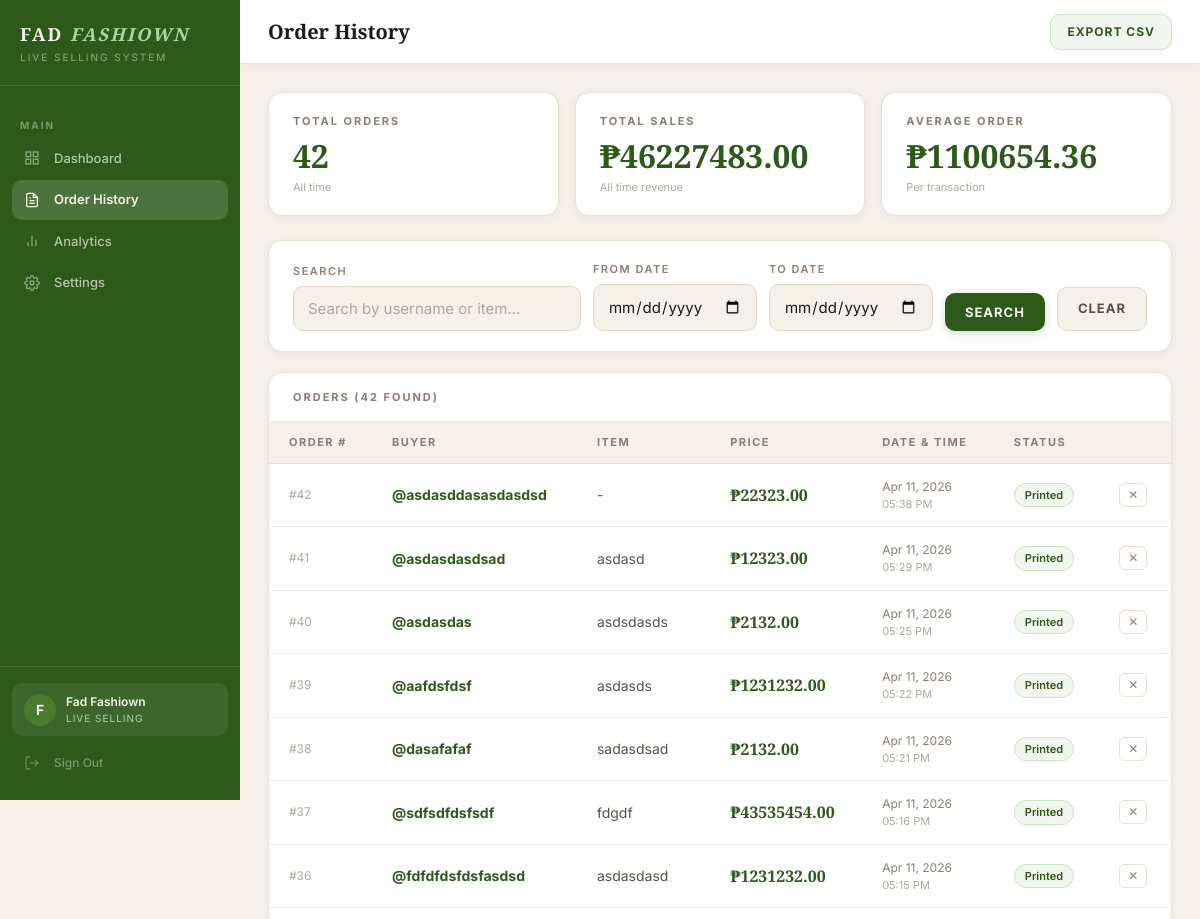
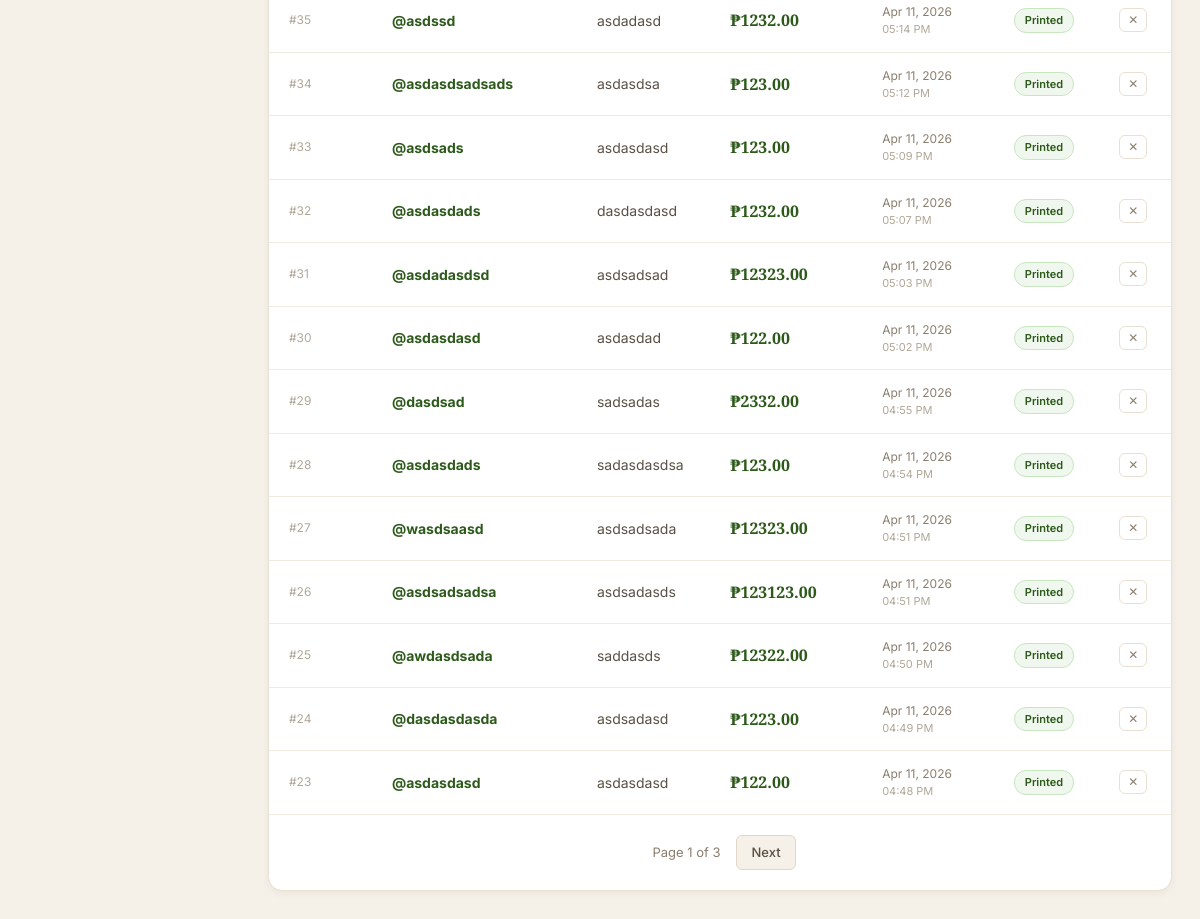
Page /orders (signed in) on the earlier database version (2 pictures, top to bottom).
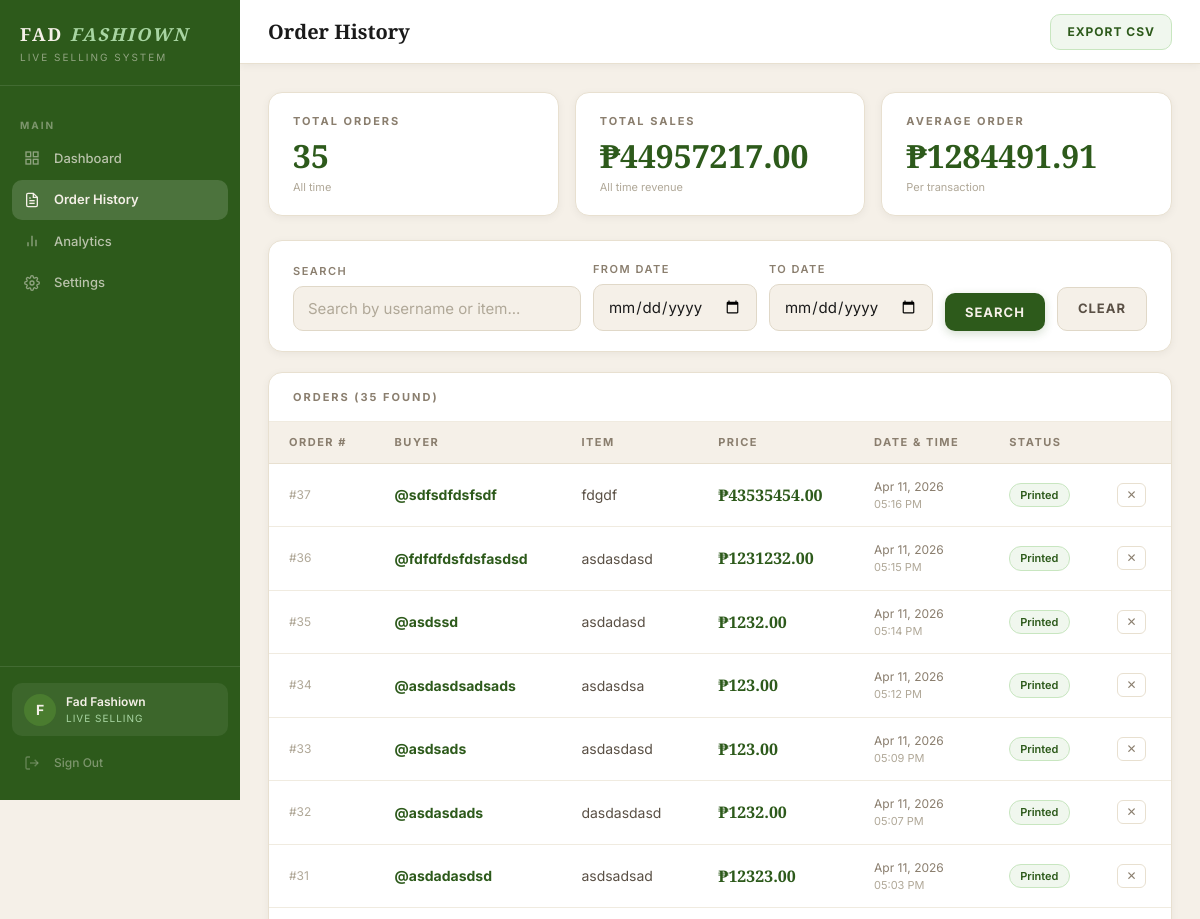
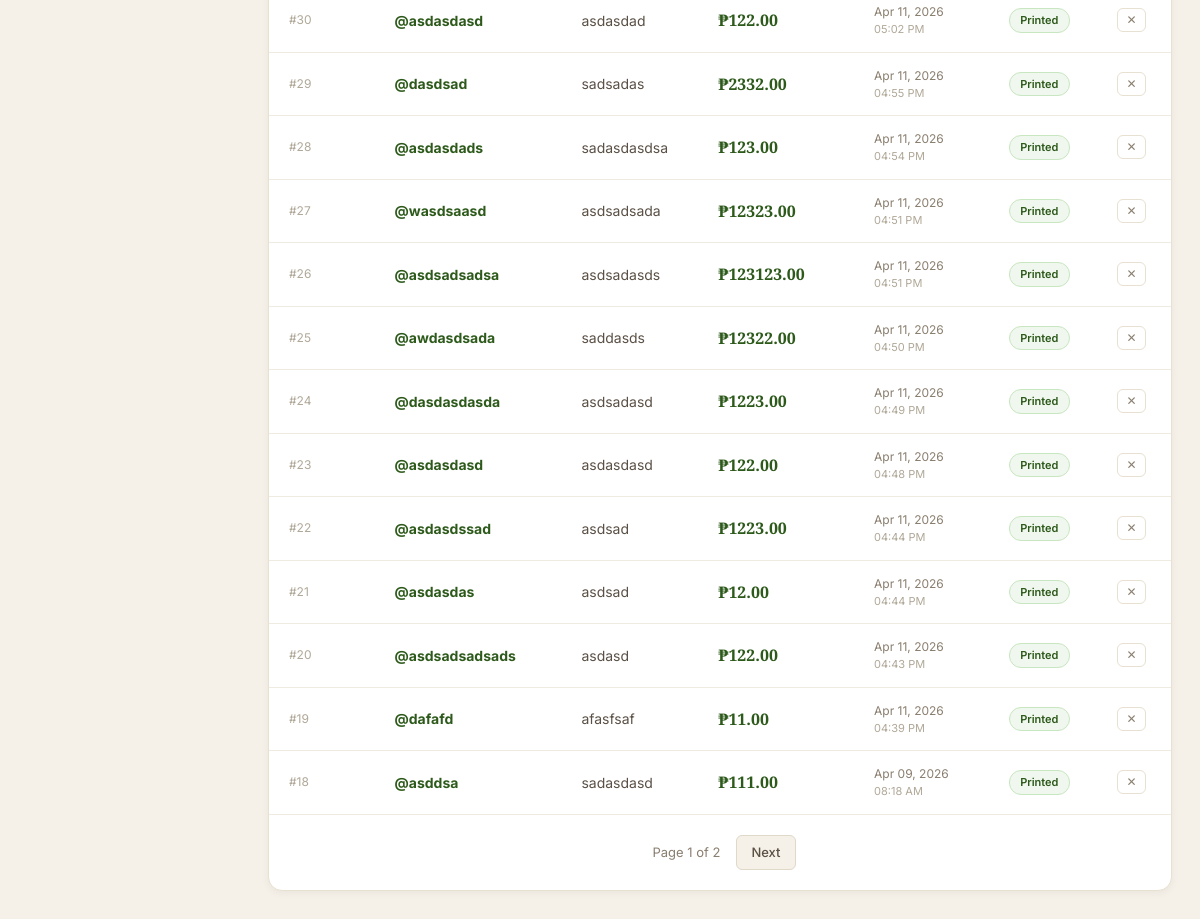
Same page on the later database version (2 pictures, top to bottom).
### auth/models.py (models this page shows, shortened)
class Order(db.Model):
    __tablename__ = 'orders'
    id = db.Column(db.Integer, primary_key=True)
    client_id = db.Column(
        db.Integer,
        db.ForeignKey('clients.id'),
        nullable=False
    )
    buyer_username = db.Column(db.String(100), nullable=False)
    item_name = db.Column(db.String(200), nullable=False)
    price = db.Column(db.Float, nullable=False)
    timestamp = db.Column(db.DateTime, default=datetime.utcnow)
    label_printed = db.Column(db.Boolean, default=False)

### dashboard/routes.py (the view, shortened to what this page needs)
@dashboard.route('/orders')
@login_required
def orders():
    if current_user.is_admin:
        return redirect(url_for('auth.admin_panel'))
    search = request.args.get('search', '').strip()
    date_from = request.args.get('date_from', '')
    date_to = request.args.get('date_to', '')
    page = request.args.get('page', 1, type=int)
    per_page = 20
    query = Order.query.filter_by(client_id=current_user.id)
    if search:
        query = query.filter(
            Order.buyer_username.ilike(f'%{search}%') |
            Order.item_name.ilike(f'%{search}%')
        )
    all_orders = Order.query.filter_by(client_id=current_user.id).all()
    total_orders = len(all_orders)
    total_sales = sum(o.price for o in all_orders)
    orders_paginated = query.order_by(
        Order.timestamp.desc()
    ).paginate(page=page, per_page=per_page, error_out=False)
    return render_template(
        'orders.html',
        orders=orders_paginated,
        search=search,
        date_from=date_from,
        date_to=date_to,
        total_orders=total_orders,
        total_sales=total_sales,
        business_name=current_user.business_name
    )

### templates/orders.html (shortened to what the changed rows need)
{% extends "base.html" %}
{% block content %}
<div class="stats-grid">
    <div class="stat-card">
        <div class="stat-label">Total Orders</div>
        <div class="stat-number">{{ total_orders }}</div>
        <div class="stat-sub">All time</div>
    </div>
    <div class="stat-card">
        <div class="stat-label">Total Sales</div>
        <div class="stat-number">₱{{ "%.2f"|format(total_sales) }}</div>
        <div class="stat-sub">All time revenue</div>
    </div>
    <div class="stat-card">
        <div class="stat-label">Average Order</div>
        <div class="stat-number">
            ₱{{ "%.2f"|format(total_sales / total_orders) if total_orders > 0 else "0.00" }}
        </div>
        <div class="stat-sub">Per transaction</div>
    </div>
</div>
<div class="table-card">
    <div class="table-header">
        <span class="card-title">Orders ({{ orders.total }} found)</span>
    </div>
    {% if orders.items %}
    <table>
        <thead>
            <tr>
                <th>Order #</th>
                <th>Buyer</th>
                <th>Item</th>
                <th>Price</th>
                <th>Date & Time</th>
                <th>Status</th>
                <th></th>
            </tr>
        </thead>
        <tbody>
            {% for order in orders.items %}
            <tr id="order-row-{{ order.id }}">
                <td class="td-id">#{{ order.id }}</td>
                <td class="td-buyer">@{{ order.buyer_username }}</td>
                <td class="td-item">{{ order.item_name }}</td>
                <td class="td-price">₱{{ "%.2f"|format(order.price) }}</td>
                <td class="td-time">
                    {{ order.timestamp.strftime('%b %d, %Y') }}
                    <span style="color:var(--text-light);display:block;font-size:11px">
                        {{ order.timestamp.strftime('%I:%M %p') }}
                    </span>
                </td>
                <td><span class="badge badge-success">Printed</span></td>
                <td>
                    <button
                        class="btn-delete-order"
                        onclick="deleteOrder({{order.id}}, this)"
                        data-username="{{ order.buyer_username }}"
                        title="Delete order">
                        &#10005;
                    </button>
                </td>
            </tr>
            {% endfor %}
        </tbody>
    </table>
    {% if orders.pages > 1 %}
    <div class="pagination">
        <span class="page-info">Page {{ orders.page }} of {{ orders.pages }}</span>
        {% if orders.has_next %}
        <a href="/orders?page={{ orders.next_num }}&search={{ search }}&date_from={{ date_from }}&date_to={{ date_to }}"
           class="page-btn">Next</a>
        {% endif %}
    </div>
    {% endif %}
    {% endif %}
</div>
{% endblock %}

Differences in the rows shown:
removed Order: id "42", buyer_username "asdasddasasdasdsd", item_name "-", price "22323.00", timestamp "Apr 11, 2026", timestamp "05:38 PM"
removed Order: id "41", buyer_username "asdasdasdsad", item_name "asdasd", price "12323.00", timestamp "Apr 11, 2026", timestamp "05:29 PM"
removed Order: id "40", buyer_username "asdasdas", item_name "asdsdasds", price "2132.00", timestamp "Apr 11, 2026", timestamp "05:25 PM"
removed Order: id "39", buyer_username "aafdsfdsf", item_name "asdasds", price "1231232.00", timestamp "Apr 11, 2026", timestamp "05:22 PM"
removed Order: id "38", buyer_username "dasafafaf", item_name "sadasdsad", price "2132.00", timestamp "Apr 11, 2026", timestamp "05:21 PM"
now on this page (row unchanged): Order: id "22", buyer_username "asdasdssad", item_name "asdsad", price "1223.00", timestamp "Apr 11, 2026", timestamp "04:44 PM"
now on this page (row unchanged): Order: id "21", buyer_username "asdasdas", item_name "asdsad", price "12.00", timestamp "Apr 11, 2026", timestamp "04:44 PM"
now on this page (row unchanged): Order: id "20", buyer_username "asdsadsadsads", item_name "asdasd", price "122.00", timestamp "Apr 11, 2026", timestamp "04:43 PM"
now on this page (row unchanged): Order: id "19", buyer_username "dafafd", item_name "afasfsaf", price "11.00", timestamp "Apr 11, 2026", timestamp "04:39 PM"
now on this page (row unchanged): Order: id "18", buyer_username "asddsa", item_name "sadasdasd", price "111.00", timestamp "Apr 09, 2026", timestamp "08:18 AM"
Other differences:
{{ total_orders }}: "42" → "35"
{{ "%.2f"|format(total_sales) }}: "46227483.00" → "44957217.00"
{{ orders.total }}: "42" → "35"
{{ orders.pages }}: "3" → "2"
text no longer shown: "1100654.36"
text now shown: "1284491.91"
